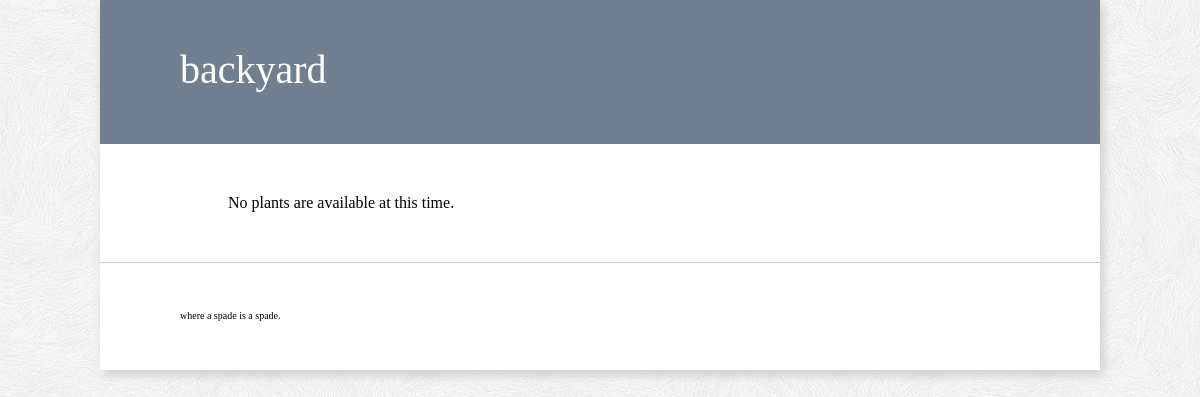
Page /plants/bloom_time/Summer/ on the earlier database version.
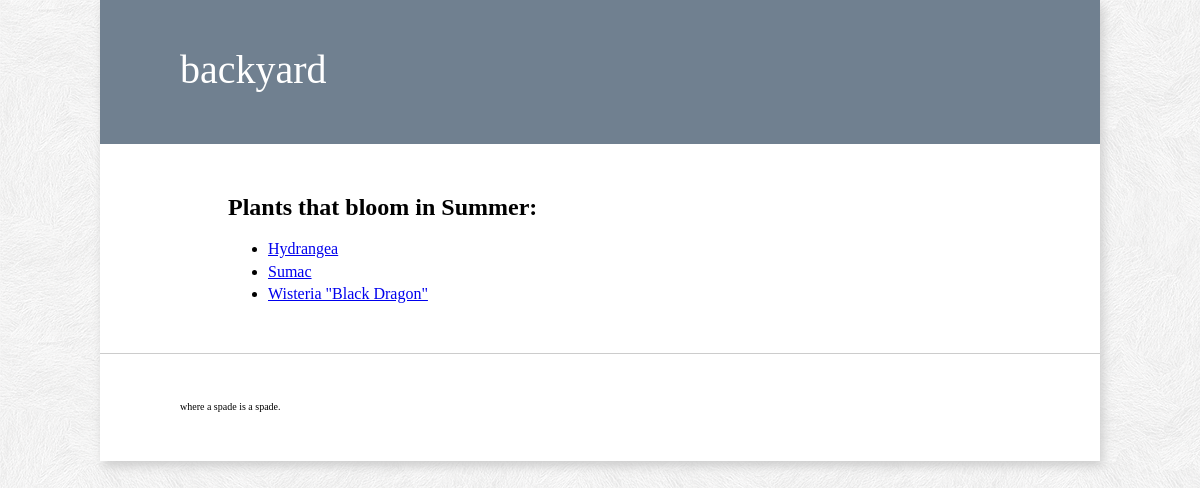
Same page on the later database version.
### plant/models.py (models this page shows)
class Plant(models.Model):
    common_name = models.CharField(max_length=50)
    genus = models.CharField(max_length=50)
    species = models.CharField(max_length=50)
    zone = models.IntegerField()
    featureColor = models.CharField(max_length=20)
    nativeRegion = models.CharField(max_length=50)
    thingy = models.CharField(max_length=50, blank="True")
    plantDescription = models.TextField()
    plantType = models.CharField(max_length=20)
    SPRING = 'Spring'
    SUMMER = 'Summer'
    FALL = 'Fall'
    WINTER = 'Winter'
    BLOOM_TIME_CHOICES = (
        (SPRING, 'Spring'),
        (SUMMER, 'Summer'),
        (FALL, 'Fall'),
        (WINTER, 'Winter'),
    )
    bloom_time = models.CharField(max_length=15,
        choices=BLOOM_TIME_CHOICES,
        default=SPRING
    )
    FULL_SUN = 'Full Sun'
    PART_SUN = 'Part Sun'
    SHADE = 'Shade'
    SUN_NEEDS_CHOICES = (
        (FULL_SUN, 'Full Sun'),
        (PART_SUN, 'Part Sun'),
        (SHADE, 'Shade'),
    )
    sun_needs = models.CharField(max_length=15,
        choices=SUN_NEEDS_CHOICES,
        default = FULL_SUN
    )
    def __unicode__(self):
        return self.common_name

### plant/views.py (the view)
def subIndex(request, pk='Zilch'):
    bloomTimeD = {'Spring': 'Spring', 'Summer':'Summer', 'Fall':'Fall', 'Winter': 'Winter',}
    plantTypeD = {'Shrub': 'Shrub', 'Vine':'Vine', 'Tree':'Tree', 'Conifer':'Conifer',}
    sunNeedsD = {'full-sun': 'Full Sun', 'part-sun':'Part Sun', 'shade': 'Shade',}
    if pk in bloomTimeD:
        list_of_stuff = Plant.objects.filter(bloom_time=pk).order_by('common_name')
        other_stuff = Plant.objects.exclude(bloom_time=pk).order_by('common_name')
        pageHeader = ('Plants that bloom in %s:' % pk)
    elif pk in plantTypeD:
        list_of_stuff = Plant.objects.filter(plantType=pk).order_by('common_name')
        other_stuff = 'monkeybanana'
        pageHeader = ('%s-type plants:' % pk)
    elif pk in sunNeedsD:
        sunLabel = sunNeedsD[pk]
        list_of_stuff = Plant.objects.filter(sun_needs=sunLabel).order_by('common_name')
        other_stuff = 'monkeyfuck'
        pageHeader = ('Plants that need %s:' % sunLabel)
    context = {
        'list_of_stuff': list_of_stuff,
        'pk' : pk,
        'pageHeader': pageHeader,
        'other_stuff': other_stuff,
    }
    return render(request, 'plant/subIndex.html', context)

### plant/templates/plant/subIndex.html (shortened to what this page needs)
{% extends 'base.html' %}
{% block content %}
{% if list_of_stuff %}
	<h2>{{ pageHeader }}</h2>
    <ul>
    {% for plant in list_of_stuff %}
        <li><a href="/plants/{{ plant.id }}/">{{ plant.common_name }}</a></li>
    {% endfor %}
    </ul>
{% else %}
    <p>No plants are available at this time.</p>
{% endif %}
{% endblock %}

Differences in the rows shown:
now on this page (row edited): Plant: common_name "Hydrangea"
now on this page (row edited): Plant: common_name "Sumac"
now on this page (row edited): Plant: common_name "Wisteria \"Black Dragon\""
Other differences:
{{ pageHeader }}: (not shown) → "Plants that bloom in Summer:"
text no longer shown: "No plants are available at this time."
